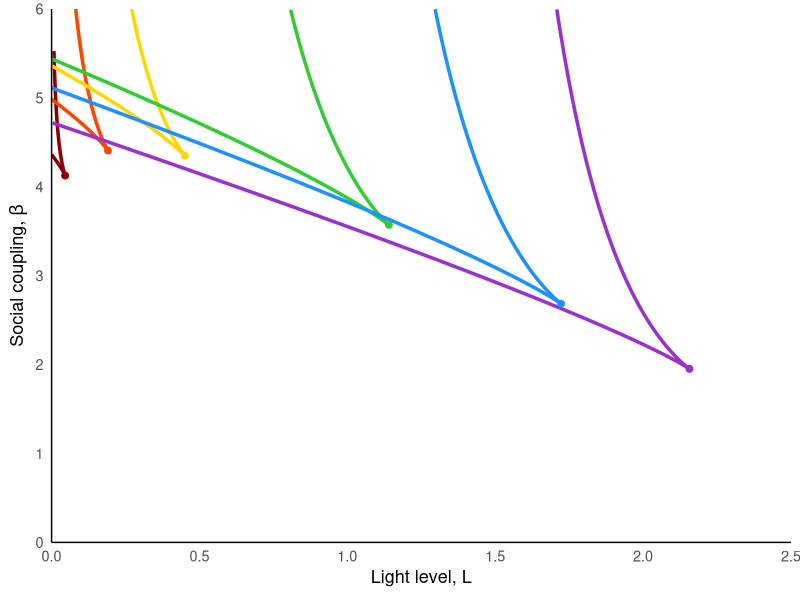
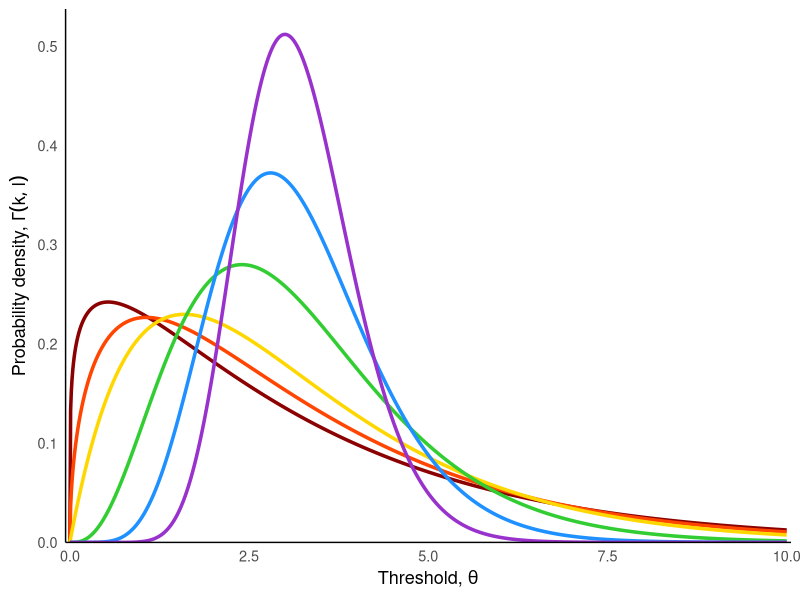
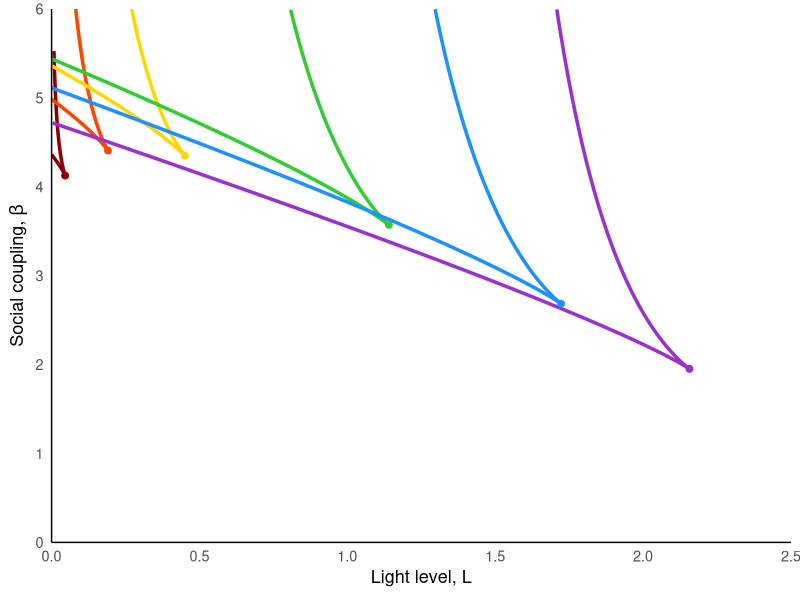
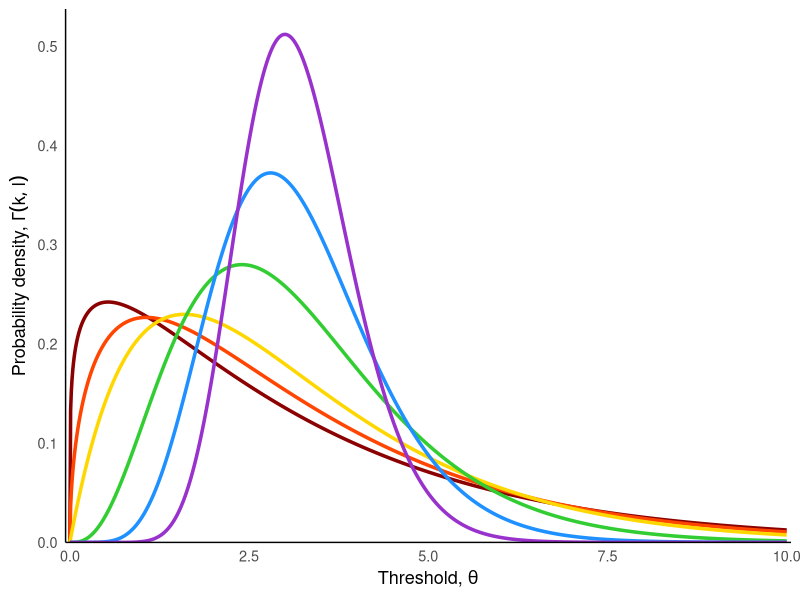

Write R code to recreate these figures, in order.
library(ggplot2)
library(dplyr)

# -------------------------------
# Parameters
# -------------------------------
alpha <- 1
L_max <- 2.5
beta_max <- 6

# -------------------------------
# Function to compute fold curve branches
# -------------------------------
compute_fold_branches <- function(shape, scale, alpha = 1, L_max = 1.5, beta_max = 6) {
  
  # Local gamma PDF & CDF functions
  f_gamma_local <- function(z) dgamma(z, shape = shape, scale = scale)
  F_gamma_local <- function(z) pgamma(z, shape = shape, scale = scale)
  
  # Local fold curve functions
  beta_of_z_local <- function(z) 1 / f_gamma_local(z)
  L_of_z_local <- function(z) (z - F_gamma_local(z)/f_gamma_local(z)) / alpha
  
  # Generate fold curve
  z_vals <- seq(0.05, 10, length.out = 8000)
  curve <- data.frame(
    z = z_vals,
    L = L_of_z_local(z_vals),
    beta = beta_of_z_local(z_vals)
  ) |> filter(L >= 0, L <= L_max, beta >= 0, beta <= beta_max)
  
  # Split at cusp
  z_c <- (shape - 1) * scale
  lower_branch <- curve |> filter(z <= z_c) |> arrange(L)
  upper_branch <- curve |> filter(z >= z_c) |> arrange(desc(L))
  
  # Return list with branches and cusp info
  list(
    lower_branch = lower_branch,
    upper_branch = upper_branch,
    z_cusp = z_c,
    L_cusp = L_of_z_local(z_c),
    beta_cusp = beta_of_z_local(z_c)
  )
}

# -------------------------------
# Gamma PDF & CDF
# -------------------------------
f_gamma <- function(z) dgamma(z, shape = shape, scale = scale)
F_gamma <- function(z) pgamma(z, shape = shape, scale = scale)

# -------------------------------
# Fold curve
# -------------------------------
beta_of_z <- function(z) 1 / f_gamma(z)
L_of_z <- function(z) (z - F_gamma(z)/f_gamma(z)) / alpha

# Compute branches using the function
branches1 <- compute_fold_branches(1.2, 3.2/1.2, alpha, L_max, beta_max)
lower_branch1 <- branches1$lower_branch
upper_branch1 <- branches1$upper_branch
L_cusp1 <- branches1$L_cusp
beta_cusp1 <- branches1$beta_cusp

# Compute branches using the function
branches2 <- compute_fold_branches(1.5, 3.2/1.5, alpha, L_max, beta_max)
lower_branch2 <- branches2$lower_branch
upper_branch2 <- branches2$upper_branch
L_cusp2 <- branches2$L_cusp
beta_cusp2 <- branches2$beta_cusp

# Compute branches using the function
branches3 <- compute_fold_branches(2, 3.2/2, alpha, L_max, beta_max)
lower_branch3 <- branches3$lower_branch
upper_branch3 <- branches3$upper_branch
L_cusp3 <- branches3$L_cusp
beta_cusp3 <- branches3$beta_cusp

# Compute branches using the function
branches4 <- compute_fold_branches(4, 3.2/4, alpha, L_max, beta_max)
lower_branch4 <- branches4$lower_branch
upper_branch4 <- branches4$upper_branch
L_cusp4 <- branches4$L_cusp
beta_cusp4 <- branches4$beta_cusp


# Compute branches using the function
branches5 <- compute_fold_branches(8, 3.2/8, alpha, L_max, beta_max)
lower_branch5 <- branches5$lower_branch
upper_branch5 <- branches5$upper_branch
L_cusp5 <- branches5$L_cusp
beta_cusp5 <- branches5$beta_cusp

# Compute branches using the function
branches6 <- compute_fold_branches(16, 3.2/16, alpha, L_max, beta_max)
lower_branch6 <- branches6$lower_branch
upper_branch6 <- branches6$upper_branch
L_cusp6 <- branches6$L_cusp
beta_cusp6 <- branches6$beta_cusp


# -------------------------------
# Plot
# -------------------------------
# Define rainbow color palette (red to violet, darkest to lightest)
rainbow_colors <- c("#8B0000", "#FF4500", "#FFD700", "#32CD32", "#1E90FF", "#9932CC")
shape_values <- c(1.2,1.5,2,4, 8, 16)
scale_values <- 3.2/shape_values


ggplot() +
  
  # fold curves with different rainbow shades
  geom_path(data = lower_branch1, aes(L, beta), colour = rainbow_colors[1], linewidth = 1.2) +  # Dark red
  geom_path(data = upper_branch1, aes(L, beta), colour = rainbow_colors[1], linewidth = 1.2) +
  geom_path(data = lower_branch2, aes(L, beta), colour = rainbow_colors[2], linewidth = 1.2) +  # Orange red
  geom_path(data = upper_branch2, aes(L, beta), colour = rainbow_colors[2], linewidth = 1.2) +
  geom_path(data = lower_branch3, aes(L, beta), colour = rainbow_colors[3], linewidth = 1.2) +  # Gold
  geom_path(data = upper_branch3, aes(L, beta), colour = rainbow_colors[3], linewidth = 1.2) +
  geom_path(data = lower_branch4, aes(L, beta), colour = rainbow_colors[4], linewidth = 1.2) +  # Lime green
  geom_path(data = upper_branch4, aes(L, beta), colour = rainbow_colors[4], linewidth = 1.2) +
  geom_path(data = lower_branch5, aes(L, beta), colour = rainbow_colors[5], linewidth = 1.2) +  # Dodger blue
  geom_path(data = upper_branch5, aes(L, beta), colour = rainbow_colors[5], linewidth = 1.2) +
  geom_path(data = lower_branch6, aes(L, beta), colour = rainbow_colors[6], linewidth = 1.2) +  # Dark orchid
  geom_path(data = upper_branch6, aes(L, beta), colour = rainbow_colors[6], linewidth = 1.2) +
  
  # cusp points with matching rainbow shades
  geom_point(aes(x = L_cusp1, y = beta_cusp1), colour = rainbow_colors[1], size = 2) +
  geom_point(aes(x = L_cusp2, y = beta_cusp2), colour = rainbow_colors[2], size = 2) +
  geom_point(aes(x = L_cusp3, y = beta_cusp3), colour = rainbow_colors[3], size = 2) +
  geom_point(aes(x = L_cusp4, y = beta_cusp4), colour = rainbow_colors[4], size = 2) +
  geom_point(aes(x = L_cusp5, y = beta_cusp5), colour = rainbow_colors[5], size = 2) +
  geom_point(aes(x = L_cusp6, y = beta_cusp6), colour = rainbow_colors[6], size = 2) +
  

  
  # # labels on cusp points
  # geom_text(aes(x = L_cusp1-0.05, y = beta_cusp1-0.2), 
  #          label = "atop(italic(k)==4.0, italic(l)==0.8)",
  #          colour = "black", size = 3, hjust = 0, parse = TRUE) +
  # geom_text(aes(x = L_cusp2-0.05, y = beta_cusp2-0.2), 
  #          label = "atop(italic(k)==1.5, italic(l)==2.1)", 
  #          colour = "black", size = 3, hjust = 0, parse = TRUE) +
  # geom_text(aes(x = L_cusp3-0.05, y = beta_cusp3-0.2), 
  #          label = "atop(italic(k)==2.0, italic(l)==1.6)", 
  #          colour = "black", size = 3, hjust = 0, parse = TRUE) +
  # geom_text(aes(x = L_cusp4-0.05, y = beta_cusp4-0.2), 
  #          label = "atop(italic(k)==8.0, italic(l)==0.4)", 
  #          colour = "black", size = 3, hjust = 0, parse = TRUE) +
  # geom_text(aes(x = L_cusp5-0.05, y = beta_cusp5-0.2), 
  #          label = "atop(italic(k)==16, italic(l)==0.2)", 
  #          colour = "black", size = 3, hjust = 0, parse = TRUE) +
  # geom_text(aes(x = L_cusp6-0.05, y = beta_cusp6-0.2), 
  #          label = "atop(italic(k)==1.2, italic(l)==2.7)", 
  #          colour = "black", size = 3, hjust = 0, parse = TRUE) +
  # axes
  coord_cartesian(xlim = c(0, L_max), ylim = c(0, beta_max)) +
  scale_x_continuous(expand = c(0, 0)) +
  scale_y_continuous(expand = c(0, 0)) +
  labs(x = expression("Light level, " * L), y = expression("Social coupling, " * beta)) +
  theme_minimal(base_size = 13) +
  theme(
    panel.grid.major = element_blank(),
    panel.grid.minor = element_blank(),
    axis.line = element_line(color = "black", size = 0.5)
  )


ggsave("Vary parameters/analytic_number_of_fps_vary_params_mean.pdf", width = 7, height = 7)

# -------------------------------
# Plot underlying gamma distributions
# -------------------------------

# Create data for plotting gamma PDFs
z_range <- seq(0, 10, length.out = 1000)

# Generate gamma PDF data for each parameter set
gamma_data <- data.frame(
  z = rep(z_range, 6),
  density = c(
    dgamma(z_range, shape = 1.2, scale = 3.2/1.2),      # branches1
    dgamma(z_range, shape = 1.5, scale = 3.2/1.5),  # branches2  
    dgamma(z_range, shape = 2, scale = 3.2/2),      # branches3
    dgamma(z_range, shape = 4, scale = 3.2/4),      # branches4
    dgamma(z_range, shape = 8, scale = 3.2/8),    # branches5
    dgamma(z_range, shape = 16, scale = 3.2/16)   # branches6
  ),
  group = rep(c("k=4.0, θ=0.8", "k=1.5, θ=2.1", "k=2.0, θ=1.6", 
                "k=8.0, θ=0.4", "k=16, θ=0.2", "k=1.2, θ=2.7"), each = length(z_range)),
  color_index = rep(c(1, 2, 3, 4, 5, 6), each = length(z_range))
)

# Create data for gamma distribution labels
gamma_labels <- data.frame(
  x = c(max(0, (4-1)*3.2/4) + 0.3,
        max(0, (1.5-1)*3.2/1.5) + 0.3,
        max(0, (2-1)*3.2/2) + 0.3,
        max(0, (8-1)*3.2/8) + 0.3,
        max(0, (16-1)*3.2/16) + 0.3,
        max(0, (1.2-1)*3.2/1.2) + 0.3),
  y = c(dgamma(max(0.01, (4-1)*3.2/4), shape = 4, scale = 3.2/4) + 0.05,
        dgamma(max(0.01, (1.5-1)*3.2/1.5), shape = 1.5, scale = 3.2/1.5) + 0.1,
        dgamma(max(0.01, (2-1)*3.2/2), shape = 2, scale = 3.2/2) + 0.05,
        dgamma(max(0.01, (8-1)*3.2/8), shape = 8, scale = 3.2/8) + 0.2,
        dgamma(max(0.01, (16-1)*3.2/16), shape = 16, scale = 3.2/16) + 0.5,
        dgamma(max(0.01, (1.2-1)*3.2/1.2), shape = 1.2, scale = 3.2/1.2) + 0.15),
  label = c("atop(italic(k)==4.0, theta==0.8)",
            "atop(italic(k)==1.5, theta==2.1)",
            "atop(italic(k)==2.0, theta==1.6)",
            "atop(italic(k)==8.0, theta==0.4)",
            "atop(italic(k)==16, theta==0.2)",
            "atop(italic(k)==1.2, theta==2.7)"),
  color = rainbow_colors
)

# Create the gamma distribution plot with rainbow colors and legend
p_gamma <- ggplot(gamma_data, aes(x = z, y = density, color = factor(color_index))) +
  geom_line(linewidth = 1.2) +
  scale_color_manual(values = setNames(rainbow_colors, as.character(1:6))) +
  
  
  labs(x = expression("Threshold, " * theta), 
       y = expression("Probability density, " * Gamma(k, l))) +
  theme_minimal(base_size = 13) +
  theme(
    panel.grid.major = element_blank(),
    panel.grid.minor = element_blank(),
    axis.line = element_line(color = "black", size = 0.5),
    legend.position = "none"
  ) +
  coord_cartesian(xlim = c(0, 10), ylim = c(0, max(gamma_data$density) * 1.05)) +
  scale_x_continuous(expand = c(0, 0.06)) +
  scale_y_continuous(expand = c(0, 0))

print(p_gamma)
ggsave("Vary parameters/gamma_distributions_vary_params_mean.pdf", plot = p_gamma, width = 7, height = 7)
